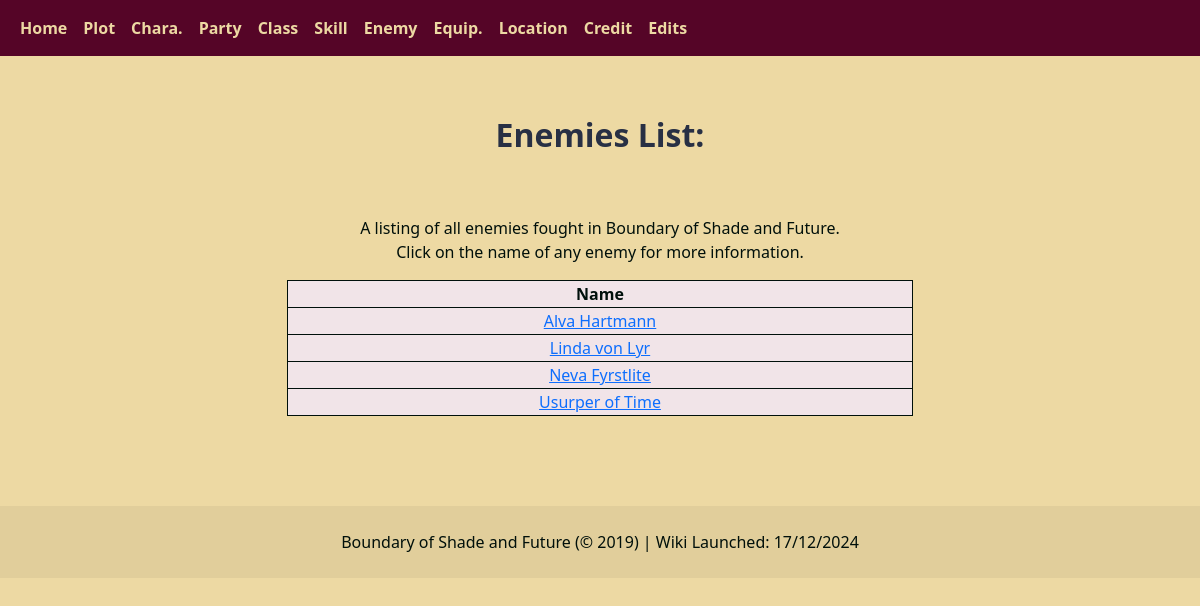
/home/enemies, run on the app's committed database.
### tables this page shows
CREATE TABLE Enemies (EnemyID INTEGER PRIMARY KEY AUTOINCREMENT UNIQUE NOT NULL, Name TEXT (26) NOT NULL UNIQUE, Act TEXT (3) NOT NULL, MHP INTEGER (3) NOT NULL, MMP INTEGER (3) NOT NULL, ATK INTEGER (3) NOT NULL, DEF INTEGER (3) NOT NULL, MAT NUMERIC (3) NOT NULL, MDF INTEGER (3) NOT NULL, AGI INTEGER (3) NOT NULL, LUK INTEGER (3) NOT NULL, Overview TEXT (250), Description TEXT (800), CharID TEXT (8) REFERENCES Characters (CharID) ON DELETE CASCADE ON UPDATE CASCADE DEFERRABLE INITIALLY DEFERRED, Img TEXT (24));

### app.py (the view)
@app.route('/home/Enemies')
@app.route('/home/enemies')
def enemiesPage():
    return loadList('Enemies')

### python/databaseFunctions.py (called while the page is built)
def openDatabase():
    base = os.path.abspath(os.path.dirname(__name__))
    db_location = base + "\database\RegnellaDB.db"
    database = getattr(g, 'database', None)
    if database is None:
        database = sqlite3.connect(db_location)
        g.database = database
    return database

def stringFormat(stringy):
    stringy = stringy.replace("(", "")
    stringy = stringy.replace(")", "")
    stringy = stringy.replace("'", "")
    stringy = stringy.replace('"', '')
    stringy = stringy.replace(",", "")
    print(stringy)
    stringy = stringy.replace("<br>", "\n")
    print(stringy)
    return stringy

### templates/PageHTML/enemyList.html (shortened to what this page needs)
{% extends '/TemplateHTML/ListPages.html' %}
{% block header %}
    <h2 class="pageTitle">Enemies List:</h2>
    <br>
    <p>A listing of all enemies fought in Boundary of Shade and Future.<br>
    Click on the name of any enemy for more information.</p>
{% endblock header %}
{% block content %}
    <table class="bodyTable">
        <tr>
            <th class="bodyRow">Name</th>
        </tr>
        {% for item in tableData %}
            <tr class="bodyRow">
                <td><a href="{{ url_for ('enemy', name=item) }}">{{ item }}</a></td>
            </tr>
        {% endfor %}
    </table>
{% endblock content %}

### static/css/styles/globalStyle.css (style rules this page uses)
body { background-color: #EDD9A3 !important; color: #00100B !important; text-align: center !important; }
.pageTitle { color: #283044 !important; padding-top: 60px !important; padding-bottom: 30px !important; font-weight: bold !important; }
.bodyTable { margin: 0 auto !important; color: #00100B !important; background-color: #F1E4E8 !important; border: 1px groove #00100B !important; border-collapse: collapse !important; }
.bodyRow { text-align: center !important;; width: 20% !important;; border: 1px groove #00100B !important; border-collapse: collapse !important; }

### data on the page
Enemies: Name "Alva Hartmann"
Enemies: Name "Linda von Lyr"
Enemies: Name "Neva Fyrstlite"
Enemies: Name "Usurper of Time"
